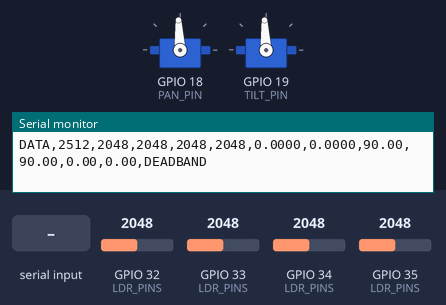
This sketch was run on a simulated ESP32. On the bench: 2 × servo, the last lines printed to the serial monitor. The test bench sets the inputs (shaded band); at power-on: GPIO 33 (LDR_PINS) = 2048, GPIO 32 (LDR_PINS) = 2048, GPIO 34 (LDR_PINS) = 2048, GPIO 35 (LDR_PINS) = 2048 (analog values on the 0–4095 scale). Servo pulses on a pin are drawn as a servo (544–2400 µs = 0–180°).

Above: at 2.7 s.
2.8 s: GPIO 33 (LDR_PINS) set to 2248
4.3 s: GPIO 33 (LDR_PINS) set to 2302
6.4 s: GPIO 32 (LDR_PINS) set to 2051
9.4 s: GPIO 34 (LDR_PINS) set to 104
At 10.06 s:
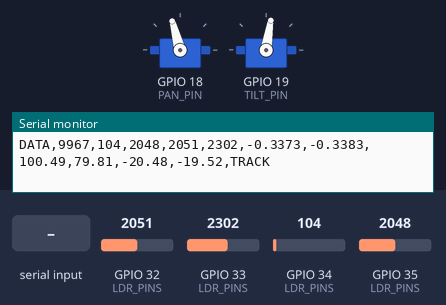
At 12.28 s:
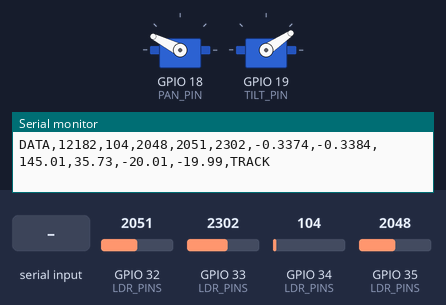
12.4 s: GPIO 34 (LDR_PINS) set to 90
At 15.0 s:
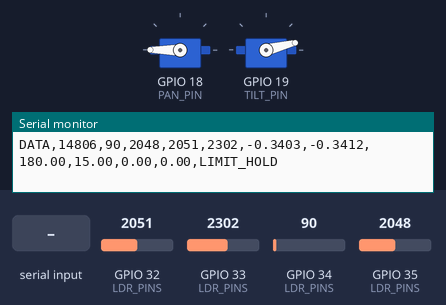
15.4 s: "0" received over Serial
At 16.9 s:
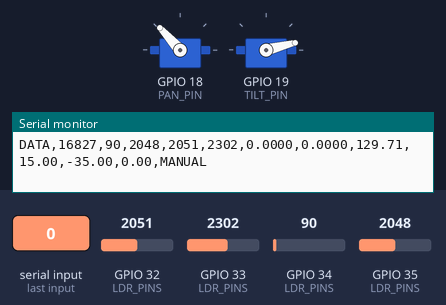
Timing chart, 0 to 20.9 s (numbered marks = the images above; inputs shaded):
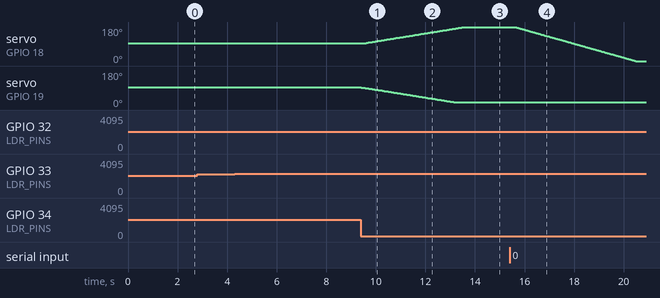

Measured:
- the behaviour switches between 100 and 99 on GPIO 34 (LDR_PINS) (found by bisection; images 2 and 3)
- after the input at 9.4 s, servo on GPIO 18 (PAN_PIN): moves from 93° to 155° over 2.9 s, starting after 0.09 s
- after the input at 15.4 s, servo on GPIO 18 (PAN_PIN): moves from 180° to 0° over 4.8 s, starting after 0.24 s

The sketch:

v2.ino
```cpp
/*
  =============================================================================
  DUAL AXIS SOLAR TRACKER V3 - SAFE SINGLE-5V + FULL 180-DEG PID (ESP32)
  =============================================================================
  Compatible with Arduino-ESP32 Core 2.x and 3.x (LEDC hardware PWM).

  CRITICAL WIRING SAFETY (Single 5V Power Rail):
    1. Power ESP32 via USB (5V) OR regulated 5V into VIN/5V pin.
    2. 4x LDR dividers MUST use ESP32 3.3V pin (NOT 5V!):
         3.3V -- LDR -- ADC pin (GPIO 34,35,32,33) -- 10k resistor -- GND
       (Connecting LDRs to 5V can exceed 3.3V max on ADC pins and damage ESP32!)
    3. 2x SG90 Servos connect to 5V/VIN pin + common GND:
         PAN  signal -> GPIO 18
         TILT signal -> GPIO 19
       Recommended: place a 470uF-1000uF electrolytic capacitor across 5V & GND
       near the servo power lines to absorb current spikes.

  IMPROVEMENTS & PROTECTIONS IN V3:
    - Full 0-180 deg Pan travel (520-2480us pulse range; avoids 1000-2000us 90-deg cap)
    - Velocity PID controller with anti-windup, D-term low-pass filter, D-clamp,
      continuous deadband, and D-kick reset guard
    - Single-5V rail protection:
        * Sequential startup (Pan attaches/moves first, then Tilt)
        * Acceleration slew-rate ramp (cuts servo inrush current spikes)
        * Combined 2-axis speed budget (caps simultaneous current draw)
        * Idle PWM release (duty=0 after settling in DEADBAND/LOW_LIGHT/FAULT
          to prevent continuous holding/end-stop stall current & overheating)
    - Sensor fault guard + optional Serial calibration ('c'/'r') & range test ('0'/'1'/'h'/'a')
  =============================================================================
*/

#include <Arduino.h>
#include <math.h>
#include <esp_arduino_version.h>

// ----------------------------------------------------------------------------
// 1. PIN & HARDWARE PWM CONFIGURATION
// ----------------------------------------------------------------------------
constexpr uint8_t LDR_PINS[4] = {34, 35, 32, 33}; // TL, TR, BL, BR (ADC1 only)
constexpr uint8_t PAN_PIN = 18;
constexpr uint8_t TILT_PIN = 19;
constexpr uint8_t PAN_CHANNEL = 0;
constexpr uint8_t TILT_CHANNEL = 1;

constexpr uint32_t PWM_FREQ = 50;
constexpr uint8_t PWM_BITS = 13;
constexpr float PWM_PERIOD_US = 20000.0f;
constexpr uint32_t PWM_MAX_DUTY = (1UL << PWM_BITS) - 1;

// ----------------------------------------------------------------------------
// 2. MECHANICAL LIMITS & SG90 PULSE CALIBRATION
// ----------------------------------------------------------------------------
constexpr float PAN_HOME = 90.0f;
constexpr float TILT_HOME = 90.0f;

constexpr float PAN_MIN = 0.0f;      // Full 180-deg horizontal tracking
constexpr float PAN_MAX = 180.0f;
constexpr float TILT_MIN = 15.0f;    // Safety margin to prevent frame collision
constexpr float TILT_MAX = 165.0f;

// Standard SG90 full-range pulse: ~500-2500us.
// 520-2480us gives full ~180 deg while keeping a tiny buffer off hard stops
// so the servo gear train does not stall at 700mA+. Trim if your SG90 buzzes.
constexpr float PULSE_MIN_US = 520.0f;
constexpr float PULSE_MAX_US = 2480.0f;

// Invert sign (+1 <-> -1) if an axis rotates AWAY from the light source.
constexpr float PAN_DIRECTION = -1.0f;
constexpr float TILT_DIRECTION = +1.0f;

// ----------------------------------------------------------------------------
// 3. SINGLE-5V CURRENT / BROWNOUT PROTECTION LIMITS
// ----------------------------------------------------------------------------
// Single axis max speed: 35 deg/s -> 180 deg sweep takes ~5.2s (fast enough for
// phone flashlight demo, gentle enough for a single 5V rail).
constexpr float MAX_SINGLE_SPEED_DEG_S = 35.0f;

// Total combined speed budget across Pan + Tilt at the same instant.
// Prevents both SG90s from drawing peak stall current simultaneously.
constexpr float MAX_COMBINED_SPEED_DEG_S = 40.0f;

// Acceleration slew limit (deg/s^2): smooths speed changes so servos do not
// slam from 0 to max speed in one tick (major source of 5V voltage dips).
constexpr float MAX_ACCEL_DEG_S2 = 120.0f;

// Stop sending 50Hz PWM pulses (duty=0) after holding steady for 2s in
// DEADBAND / LOW_LIGHT / FAULT / MANUAL to keep servos cool and 5V rail safe.
// Set to 0 to disable idle release if a heavy panel sags on Tilt.
constexpr uint32_t IDLE_RELEASE_MS = 2000;

// ----------------------------------------------------------------------------
// 4. SENSOR FILTERING & PID TUNING
// ----------------------------------------------------------------------------
constexpr uint8_t MEDIAN_N = 5;
constexpr uint16_t ADC_SAMPLE_GAP_US = 150;
constexpr float EMA_ALPHA = 0.25f;

constexpr float DEADBAND = 0.03f;       // 3% normalized light difference
constexpr float LIGHT_OFF = 500.0f;     // Hysteresis low threshold (sum of 4 ADC)
constexpr float LIGHT_ON = 750.0f;      // Hysteresis high threshold

// PID velocity gains (output = target angular velocity in deg/s)
constexpr float KP_PAN = 125.0f;
constexpr float KI_PAN = 8.0f;
constexpr float KD_PAN = 4.5f;

constexpr float KP_TILT = 105.0f;
constexpr float KI_TILT = 6.0f;
constexpr float KD_TILT = 4.0f;

constexpr float D_FILTER_ALPHA = 0.30f;
constexpr float D_TERM_MAX = 22.0f;
constexpr float INTEGRAL_LIMIT = 0.8f;

constexpr uint32_t CONTROL_MS = 20;     // 50 Hz loop matched to 50 Hz servo PWM
constexpr uint32_t SERIAL_MS = 200;

// Fault & saturation diagnostics
constexpr bool ENABLE_SATURATION_GUARD = true;
constexpr uint16_t SATURATED_ADC = 4090;
constexpr float OTHER_THREE_MAX_SUM = 350.0f;
constexpr uint32_t FAULT_CONFIRM_MS = 2000;

// ----------------------------------------------------------------------------
// 5. STATE VARIABLES
// ----------------------------------------------------------------------------
struct PIDController {
  float kp;
  float ki;
  float kd;
  float integral;
  float prevError;
  float dFiltered;
  bool primed;
};

PIDController pidPan  = {KP_PAN,  KI_PAN,  KD_PAN,  0.0f, 0.0f, 0.0f, false};
PIDController pidTilt = {KP_TILT, KI_TILT, KD_TILT, 0.0f, 0.0f, 0.0f, false};

float raw[4]      = {0.0f, 0.0f, 0.0f, 0.0f};
float filtered[4] = {0.0f, 0.0f, 0.0f, 0.0f};
float gain[4]     = {1.0f, 1.0f, 1.0f, 1.0f};

float panAngle  = PAN_HOME;
float tiltAngle = TILT_HOME;
float manualPanTarget  = PAN_HOME;
float manualTiltTarget = TILT_HOME;
float errPan    = 0.0f;
float errTilt   = 0.0f;
float panSpeed  = 0.0f;
float tiltSpeed = 0.0f;

bool tracking = false;
bool sensorFault = false;
bool manualHold = false;
bool servosReleased = false;

uint32_t suspiciousSince[4] = {0, 0, 0, 0};
uint32_t lastControl = 0;
uint32_t lastSerial = 0;
uint32_t lastActiveMs = 0;

// ----------------------------------------------------------------------------
// 6. SENSOR ACQUISITION & CALIBRATION
// ----------------------------------------------------------------------------
uint16_t medianRead(uint8_t pin) {
  uint16_t a[MEDIAN_N];
  for (uint8_t i = 0; i < MEDIAN_N; ++i) {
    a[i] = analogRead(pin);
    delayMicroseconds(ADC_SAMPLE_GAP_US);
  }
  for (uint8_t i = 1; i < MEDIAN_N; ++i) {
    uint16_t key = a[i];
    int j = (int)i - 1;
    while (j >= 0 && a[j] > key) {
      a[j + 1] = a[j];
      --j;
    }
    a[j + 1] = key;
  }
  return a[MEDIAN_N / 2];
}

void sampleSensors(bool initialize = false) {
  for (int i = 0; i < 4; ++i) {
    raw[i] = (float)medianRead(LDR_PINS[i]) * gain[i];
    filtered[i] = initialize
                    ? raw[i]
                    : (EMA_ALPHA * raw[i] + (1.0f - EMA_ALPHA) * filtered[i]);
  }
}

void calibrateGainsNow() {
  float sum[4] = {0.0f, 0.0f, 0.0f, 0.0f};
  constexpr int SAMPLES = 32;
  for (int s = 0; s < SAMPLES; ++s) {
    for (int i = 0; i < 4; ++i) {
      sum[i] += (float)medianRead(LDR_PINS[i]);
    }
    delay(5);
  }
  float mean = (sum[0] + sum[1] + sum[2] + sum[3]) / 4.0f;
  if (mean / SAMPLES < LIGHT_ON / 4.0f) {
    Serial.println("# CALIBRATION SKIPPED: Not enough light (keep 4 LDRs evenly lit)");
    return;
  }
  for (int i = 0; i < 4; ++i) {
    gain[i] = (sum[i] > 1.0f) ? constrain(mean / sum[i], 0.5f, 2.0f) : 1.0f;
  }
  sampleSensors(true);
  Serial.printf("# CALIBRATED gains: TL=%.2f TR=%.2f BL=%.2f BR=%.2f\n",
                gain[0], gain[1], gain[2], gain[3]);
}

// ----------------------------------------------------------------------------
// 7. LEDC SERVO CONTROL & SINGLE-RAIL SAFE OUTPUT
// ----------------------------------------------------------------------------
bool initPanPwm() {
#if ESP_ARDUINO_VERSION_MAJOR >= 3
  return ledcAttach(PAN_PIN, PWM_FREQ, PWM_BITS);
#else
  double f = ledcSetup(PAN_CHANNEL, PWM_FREQ, PWM_BITS);
  ledcAttachPin(PAN_PIN, PAN_CHANNEL);
  return f > 0;
#endif
}

bool initTiltPwm() {
#if ESP_ARDUINO_VERSION_MAJOR >= 3
  return ledcAttach(TILT_PIN, PWM_FREQ, PWM_BITS);
#else
  double f = ledcSetup(TILT_CHANNEL, PWM_FREQ, PWM_BITS);
  ledcAttachPin(TILT_PIN, TILT_CHANNEL);
  return f > 0;
#endif
}

void writeServo(uint8_t pin, uint8_t channel, float angle,
                float minAngle, float maxAngle) {
  angle = constrain(angle, minAngle, maxAngle);
  float pulse = PULSE_MIN_US + (PULSE_MAX_US - PULSE_MIN_US) * angle / 180.0f;
  uint32_t duty = (uint32_t)lroundf((pulse / PWM_PERIOD_US) * PWM_MAX_DUTY);
#if ESP_ARDUINO_VERSION_MAJOR >= 3
  ledcWrite(pin, duty);
#else
  (void)pin;
  ledcWrite(channel, duty);
#endif
}

void releaseServo(uint8_t pin, uint8_t channel) {
#if ESP_ARDUINO_VERSION_MAJOR >= 3
  ledcWrite(pin, 0);
#else
  (void)pin;
  ledcWrite(channel, 0);
#endif
}

void outputServos() {
  servosReleased = false;
  writeServo(PAN_PIN, PAN_CHANNEL, panAngle, PAN_MIN, PAN_MAX);
  writeServo(TILT_PIN, TILT_CHANNEL, tiltAngle, TILT_MIN, TILT_MAX);
}

void releaseServos() {
  if (!servosReleased) {
    releaseServo(PAN_PIN, PAN_CHANNEL);
    releaseServo(TILT_PIN, TILT_CHANNEL);
    servosReleased = true;
  }
}

// ----------------------------------------------------------------------------
// 8. PID CONTROLLER & CURRENT-SAFE SPEED RAMPING
// ----------------------------------------------------------------------------
void resetPid(PIDController &pid) {
  pid.integral = 0.0f;
  pid.prevError = 0.0f;
  pid.dFiltered = 0.0f;
  pid.primed = false;
}

float computePidVelocity(PIDController &pid, float error, float dt,
                         float angle, float minAngle, float maxAngle,
                         float direction) {
  if (!pid.primed) {
    pid.prevError = error;
    pid.dFiltered = 0.0f;
    pid.primed = true;
  }

  float rawD = (error - pid.prevError) / dt;
  pid.prevError = error;
  pid.dFiltered += D_FILTER_ALPHA * (rawD - pid.dFiltered);

  float absErr = fabsf(error);
  if (absErr <= DEADBAND) {
    pid.integral = 0.0f;
    return 0.0f;
  }

  float activeErr = copysignf(absErr - DEADBAND, error);
  float pTerm = pid.kp * activeErr;
  float dTerm = constrain(pid.kd * pid.dFiltered, -D_TERM_MAX, D_TERM_MAX);

  float nextIntegral = constrain(pid.integral + activeErr * dt,
                                 -INTEGRAL_LIMIT, INTEGRAL_LIMIT);
  float candidate = pTerm + pid.ki * nextIntegral + dTerm;

  bool atMin = angle <= minAngle + 0.05f;
  bool atMax = angle >= maxAngle - 0.05f;
  float deltaAngle = direction * candidate;
  bool angleSat = (atMin && deltaAngle < 0.0f) || (atMax && deltaAngle > 0.0f);
  bool speedSat = (candidate > MAX_SINGLE_SPEED_DEG_S && activeErr > 0.0f) ||
                  (candidate < -MAX_SINGLE_SPEED_DEG_S && activeErr < 0.0f);

  if (!(angleSat || speedSat) || (activeErr * pid.integral < 0.0f)) {
    pid.integral = nextIntegral;
  }

  float output = pTerm + pid.ki * pid.integral + dTerm;
  return constrain(output, -MAX_SINGLE_SPEED_DEG_S, MAX_SINGLE_SPEED_DEG_S);
}

float applySlewLimit(float currentSpeed, float targetSpeed, float maxStep) {
  float diff = targetSpeed - currentSpeed;
  if (diff > maxStep)  return currentSpeed + maxStep;
  if (diff < -maxStep) return currentSpeed - maxStep;
  return targetSpeed;
}

// ----------------------------------------------------------------------------
// 9. FAULT GUARD, DIAGNOSTICS & SERIAL COMMANDS
// ----------------------------------------------------------------------------
bool detectFault(uint32_t now, float rawTotal) {
  if (!ENABLE_SATURATION_GUARD) return false;
  bool fault = false;
  for (int i = 0; i < 4; ++i) {
    bool suspicious = raw[i] >= SATURATED_ADC &&
                      (rawTotal - raw[i]) <= OTHER_THREE_MAX_SUM;
    if (suspicious) {
      if (suspiciousSince[i] == 0) suspiciousSince[i] = now;
      if (now - suspiciousSince[i] >= FAULT_CONFIRM_MS) fault = true;
    } else {
      suspiciousSince[i] = 0;
    }
  }
  return fault;
}

void printCsv(uint32_t now, const char *state) {
  // CSV: DATA,ms,TL,TR,BL,BR,errPan,errTilt,panDeg,tiltDeg,panDegPerS,tiltDegPerS,state
  Serial.printf("DATA,%lu,%.0f,%.0f,%.0f,%.0f,%.4f,%.4f,%.2f,%.2f,%.2f,%.2f,%s\n",
    (unsigned long)now, raw[0], raw[1], raw[2], raw[3],
    errPan, errTilt, panAngle, tiltAngle, panSpeed, tiltSpeed, state);
}

float stepToward(float current, float target, float maxStep) {
  float diff = target - current;
  if (fabsf(diff) <= maxStep) return target;
  return current + copysignf(maxStep, diff);
}

void handleSerialCommand(uint32_t now) {
  while (Serial.available() > 0) {
    char cmd = (char)Serial.read();
    if (cmd == '0') {
      manualHold = true;
      manualPanTarget = PAN_MIN;
      manualTiltTarget = tiltAngle;
      panSpeed = tiltSpeed = 0.0f;
      lastActiveMs = now;
      resetPid(pidPan);
      resetPid(pidTilt);
      Serial.println("# MANUAL: Ramping Pan -> 0 deg (send 'a' for auto tracking)");
    } else if (cmd == '1') {
      manualHold = true;
      manualPanTarget = PAN_MAX;
      manualTiltTarget = tiltAngle;
      panSpeed = tiltSpeed = 0.0f;
      lastActiveMs = now;
      resetPid(pidPan);
      resetPid(pidTilt);
      Serial.println("# MANUAL: Ramping Pan -> 180 deg (send 'a' for auto tracking)");
    } else if (cmd == 'h' || cmd == 'H') {
      manualHold = true;
      manualPanTarget = PAN_HOME;
      manualTiltTarget = TILT_HOME;
      panSpeed = tiltSpeed = 0.0f;
      lastActiveMs = now;
      resetPid(pidPan);
      resetPid(pidTilt);
      Serial.println("# MANUAL: Ramping Home -> 90/90 deg (send 'a' for auto tracking)");
    } else if (cmd == 'a' || cmd == 'A') {
      manualHold = false;
      lastActiveMs = now;
      resetPid(pidPan);
      resetPid(pidTilt);
      outputServos();
      Serial.println("# AUTO: PID tracking resumed");
    } else if (cmd == 'c' || cmd == 'C') {
      calibrateGainsNow();
    } else if (cmd == 'r' || cmd == 'R') {
      for (int i = 0; i < 4; ++i) gain[i] = 1.0f;
      sampleSensors(true);
      Serial.println("# RESET: LDR gains restored to 1.0");
    }
  }
}

// ----------------------------------------------------------------------------
// 10. SETUP & MAIN LOOP
// ----------------------------------------------------------------------------
void setup() {
  Serial.begin(115200);
  delay(300);

  analogReadResolution(12);
  analogSetAttenuation(ADC_11db);
  for (uint8_t pin : LDR_PINS) pinMode(pin, INPUT);

  // Sequential startup: attach & settle Pan first, then Tilt, so both servos
  // never draw startup stall current on the 5V rail at the exact same instant.
  if (!initPanPwm()) {
    Serial.println("ERROR: Pan PWM initialization failed");
    while (true) delay(1000);
  }
  writeServo(PAN_PIN, PAN_CHANNEL, panAngle, PAN_MIN, PAN_MAX);
  delay(600);

  if (!initTiltPwm()) {
    Serial.println("ERROR: Tilt PWM initialization failed");
    while (true) delay(1000);
  }
  writeServo(TILT_PIN, TILT_CHANNEL, tiltAngle, TILT_MIN, TILT_MAX);
  delay(600);

  sampleSensors(true);
  lastControl = lastSerial = lastActiveMs = millis();

  Serial.println("# Dual Axis Solar Tracker V3 | Safe Single-5V + 180-deg PID");
  Serial.println("# WIRING CHECK: LDR VCC MUST be 3.3V! Servos on 5V + Common GND.");
  Serial.println("# Cmds: '0'=Pan0, '1'=Pan180, 'h'=Home, 'a'=Auto, 'c'=Calibrate, 'r'=ResetGain");
  Serial.println("# DATA,ms,TL,TR,BL,BR,errPan,errTilt,panDeg,tiltDeg,panDegPerS,tiltDegPerS,state");
}

void loop() {
  uint32_t now = millis();
  handleSerialCommand(now);

  if ((uint32_t)(now - lastControl) < CONTROL_MS) return;
  float dt = (uint32_t)(now - lastControl) / 1000.0f;
  lastControl = now;
  dt = constrain(dt, 0.001f, 0.10f);

  sampleSensors();
  float rawTotal = raw[0] + raw[1] + raw[2] + raw[3];
  float total = filtered[0] + filtered[1] + filtered[2] + filtered[3];
  sensorFault = detectFault(now, rawTotal);

  if (tracking) {
    if (rawTotal < LIGHT_OFF || total < LIGHT_OFF) tracking = false;
  } else {
    if (rawTotal >= LIGHT_ON && total >= LIGHT_ON) tracking = true;
  }

  errPan = 0.0f;
  errTilt = 0.0f;
  float targetPanSpeed = 0.0f;
  float targetTiltSpeed = 0.0f;
  const char *state = "LOW_LIGHT";
  bool activelyMoving = false;

  if (manualHold) {
    state = "MANUAL";
    float prevPan = panAngle;
    float prevTilt = tiltAngle;
    // Move one axis at a time in manual mode (Pan first, then Tilt) to keep peak current low
    float step = MAX_SINGLE_SPEED_DEG_S * dt;
    if (fabsf(manualPanTarget - panAngle) > 0.01f) {
      panAngle = stepToward(panAngle, manualPanTarget, step);
    } else if (fabsf(manualTiltTarget - tiltAngle) > 0.01f) {
      tiltAngle = stepToward(tiltAngle, manualTiltTarget, step);
    }
    panSpeed = (panAngle - prevPan) / dt;
    tiltSpeed = (tiltAngle - prevTilt) / dt;
    if (fabsf(panAngle - prevPan) > 0.001f || fabsf(tiltAngle - prevTilt) > 0.001f) {
      activelyMoving = true;
      lastActiveMs = now;
    }
  } else if (sensorFault) {
    state = "SENSOR_FAULT";
    panSpeed = 0.0f;
    tiltSpeed = 0.0f;
    resetPid(pidPan);
    resetPid(pidTilt);
  } else if (tracking && total > 0.0f) {
    float left = filtered[0] + filtered[2];
    float right = filtered[1] + filtered[3];
    float top = filtered[0] + filtered[1];
    float bottom = filtered[2] + filtered[3];

    errPan = (left - right) / total;
    errTilt = (top - bottom) / total;

    targetPanSpeed = computePidVelocity(
      pidPan, errPan, dt, panAngle, PAN_MIN, PAN_MAX, PAN_DIRECTION);
    targetTiltSpeed = computePidVelocity(
      pidTilt, errTilt, dt, tiltAngle, TILT_MIN, TILT_MAX, TILT_DIRECTION);

    // Combined 2-axis speed budget: scales down proportionally when both axes
    // demand high speed simultaneously to protect the single 5V supply.
    float combined = fabsf(targetPanSpeed) + fabsf(targetTiltSpeed);
    if (combined > MAX_COMBINED_SPEED_DEG_S && combined > 0.0f) {
      float scale = MAX_COMBINED_SPEED_DEG_S / combined;
      targetPanSpeed *= scale;
      targetTiltSpeed *= scale;
    }

    // Smooth acceleration ramp prevents sudden current surges
    float maxStep = MAX_ACCEL_DEG_S2 * dt;
    panSpeed = applySlewLimit(panSpeed, targetPanSpeed, maxStep);
    tiltSpeed = applySlewLimit(tiltSpeed, targetTiltSpeed, maxStep);

    // Stop cleanly inside deadband once ramped down
    if (targetPanSpeed == 0.0f && fabsf(panSpeed) < 0.5f) panSpeed = 0.0f;
    if (targetTiltSpeed == 0.0f && fabsf(tiltSpeed) < 0.5f) tiltSpeed = 0.0f;

    float prevPan = panAngle;
    float prevTilt = tiltAngle;
    panAngle = constrain(panAngle + PAN_DIRECTION * panSpeed * dt, PAN_MIN, PAN_MAX);
    tiltAngle = constrain(tiltAngle + TILT_DIRECTION * tiltSpeed * dt, TILT_MIN, TILT_MAX);

    // Zero velocity if pushed against mechanical bounds so reverse response is instant
    if ((panAngle <= PAN_MIN + 0.01f && PAN_DIRECTION * panSpeed < 0.0f) ||
        (panAngle >= PAN_MAX - 0.01f && PAN_DIRECTION * panSpeed > 0.0f)) {
      panSpeed = 0.0f;
    }
    if ((tiltAngle <= TILT_MIN + 0.01f && TILT_DIRECTION * tiltSpeed < 0.0f) ||
        (tiltAngle >= TILT_MAX - 0.01f && TILT_DIRECTION * tiltSpeed > 0.0f)) {
      tiltSpeed = 0.0f;
    }

    bool moved = (fabsf(panAngle - prevPan) > 0.001f) ||
                 (fabsf(tiltAngle - prevTilt) > 0.001f);

    if (moved) {
      activelyMoving = true;
      lastActiveMs = now;
      state = "TRACK";
    } else if (targetPanSpeed == 0.0f && targetTiltSpeed == 0.0f) {
      state = "DEADBAND";
    } else {
      // Commanded direction is clamped at 0/180 or Tilt mechanical boundary
      state = "LIMIT_HOLD";
    }
  } else {
    panSpeed = 0.0f;
    tiltSpeed = 0.0f;
    resetPid(pidPan);
    resetPid(pidTilt);
  }

  // Power & thermal guard: release servo PWM after settling idle so servos do
  // not continuously pull current fighting gear friction or mechanical stops.
  if (activelyMoving) {
    outputServos();
  } else if (IDLE_RELEASE_MS > 0 && (uint32_t)(now - lastActiveMs) >= IDLE_RELEASE_MS) {
    releaseServos();
  } else if (!servosReleased) {
    outputServos();
  }

  if ((uint32_t)(now - lastSerial) >= SERIAL_MS) {
    lastSerial = now;
    printCsv(now, state);
  }
}
```
